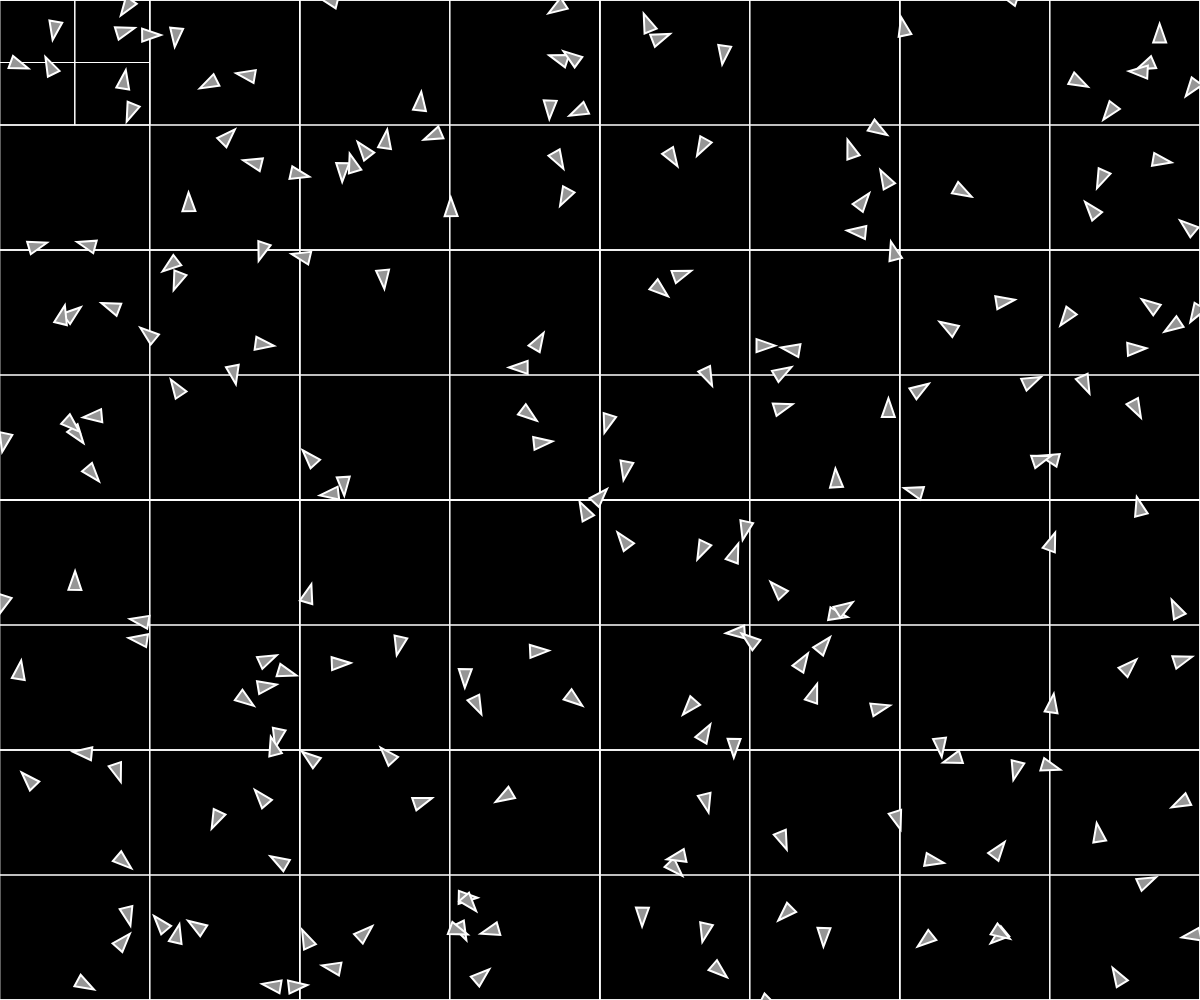
Frame 1 (no input)
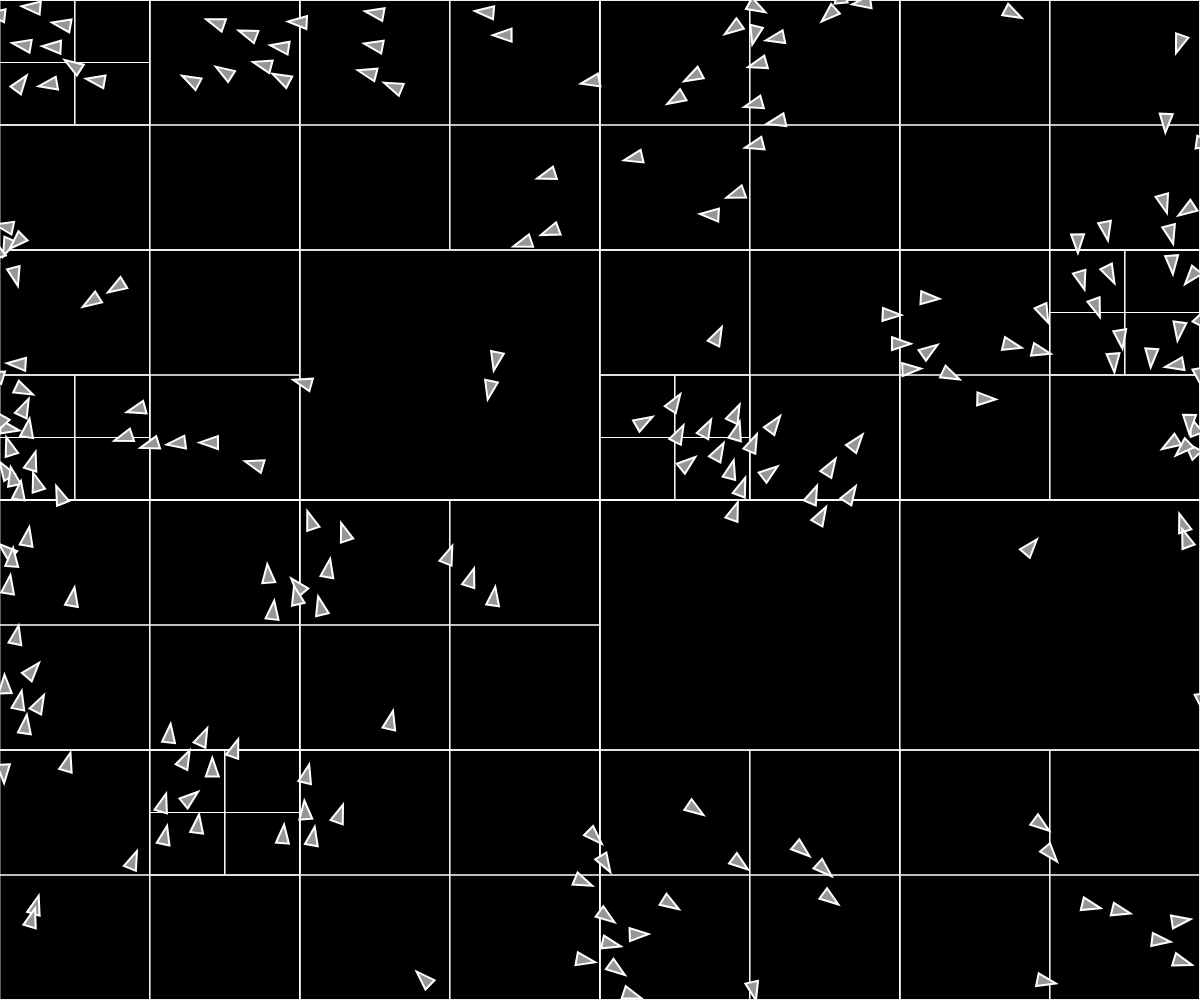
Frame 60 (no input)
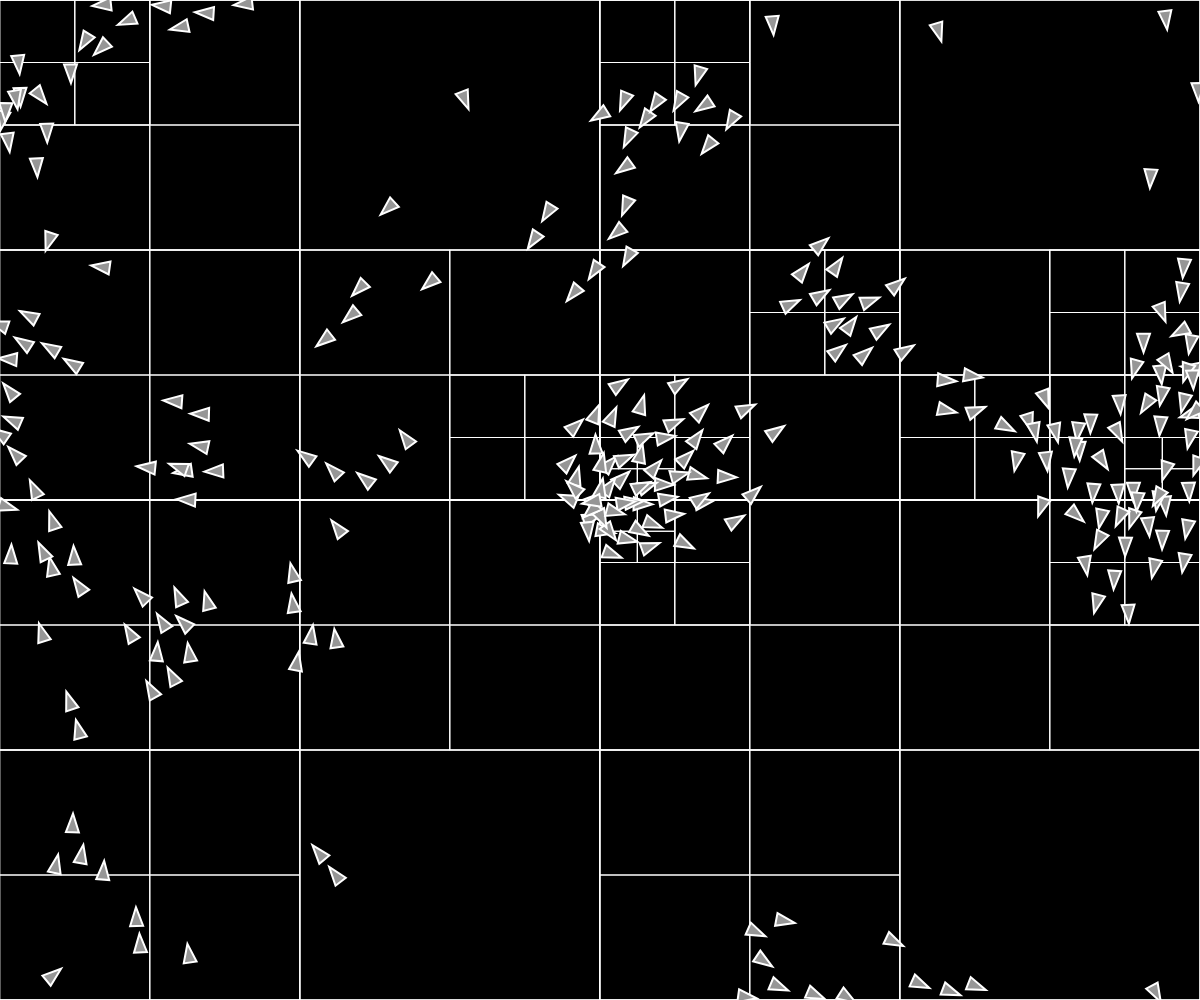
Frame 120 (the mouse pressed at the canvas centre since frame 60)

The p5.js sketch that drew these frames (run headless with seeded random() and noise() and a simulated clock; from frame 60 on, the mouse is pressed at the canvas centre):

// p5.js sketch
// ── sketch.js
const flock = [];

const FLOCK_START_SIZE = 200;
const FLOCK_MAX_SIZE = 1000;

let alignSlider, cohesionSlider, separationSlider;

let quadtree;

function setup() {
    createCanvas(windowWidth, windowHeight);

    alignSlider = createSliderWithLabel("Alignment", 0, 5, 1.5, 0.1);
    cohesionSlider = createSliderWithLabel("Cohesion", 0, 5, 1.5, 0.1);
    separationSlider = createSliderWithLabel("Separation", 0, 5, 2.5, 0.1);

    for (let index = 0; index < FLOCK_START_SIZE; index++)
        flock.push(new Boid({ x: random(width), y: random(height) }));

    quadtree = new QuadTree(new Rectangle(width / 2, height / 2, width / 2, height / 2), 5);
}

function draw() {
    background(0);

    quadtree.clear();
    for (let boid of flock) quadtree.insert(new Point(boid.position.x, boid.position.y, boid));
    quadtree.show();

    for (let boid of flock) {
        boid.edges();
        boid.flock(quadtree);
        boid.update();
        boid.show();
    }

    if (mouseIsPressed && mouseX < width && mouseY < height) {
        flock.push(new Boid({ x: mouseX, y: mouseY }));
        if (flock.length > FLOCK_MAX_SIZE) flock.shift();
        console.log("Size: " + flock.length, "Frame rate: " + frameRate());
    }
}

function windowResized() {
    resizeCanvas(windowWidth, windowHeight);
    quadtree.resize(new Rectangle(width / 2, height / 2, width / 2, height / 2));
}

function createSliderWithLabel(label, start, stop, init, step) {
    const labelDiv = createDiv(label);
    labelDiv.addClass("slider")
    const slider = createSlider(start, stop, init, step);
    slider.parent(labelDiv);
    return slider;
}

// ── boid.js
class Boid {

    constructor(position) {
        this.position =  createVector(position.x, position.y);
        this.velocity = p5.Vector.random2D();
        this.velocity.setMag(random(2, 4));
        this.acceleration = createVector();

        this.alignRadius = 100;
        this.cohesionRadius = 50;
        this.separationRadius = 30;

        this.maxSpeed = 4;
        this.maxForce = 0.2;

        this.size = 15;
    }

    edges() {
        if (this.position.x > width) this.position.x = 0;
        else if (this.position.x < 0) this.position.x = width;

        if (this.position.y > height) this.position.y = 0;
        else if (this.position.y < 0) this.position.y = height;
    }

    align(quadtree) {
        let steering = createVector();
        let flockMates = quadtree.query(new Circle(this.position.x, this.position.y, this.alignRadius))
            .map(point => point.data);

        for (let other of flockMates) {
            if (other === this) continue;
            steering.add(other.velocity);
        }

        if (flockMates.length - 1 > 0) {
            steering.div(flockMates.length - 1);
            steering.setMag(this.maxSpeed);
            steering.sub(this.velocity);
            steering.limit(this.maxForce);
        }
        return steering;
    }

    cohesion(quadtree) {
        let steering = createVector();
        let flockMates = quadtree.query(new Circle(this.position.x, this.position.y, this.cohesionRadius))
            .map(point => point.data);

        for (let other of flockMates) {
            if (other === this) continue;
            steering.add(other.position);
        }

        if (flockMates.length - 1 > 0) {
            steering.div(flockMates.length - 1);
            steering.sub(this.position)
            steering.setMag(this.maxSpeed);
            steering.sub(this.velocity);
            steering.limit(this.maxForce);
        }
        return steering;
    }

    separation(quadtree) {
        let steering = createVector();
        let flockMates = quadtree.query(new Circle(this.position.x, this.position.y, this.separationRadius))
            .map(point => point.data);

        for (let other of flockMates) {
            if (other === this) continue;
            let distance = dist(this.position.x,
                this.position.y,
                other.position.x,
                other.position.y);
            let diff = p5.Vector.sub(this.position, other.position);
            diff.div(distance);
            steering.add(diff);
        }

        if (flockMates.length - 1 > 0) {
            steering.div(flockMates.length - 1);
            steering.setMag(this.maxSpeed);
            steering.sub(this.velocity);
            steering.limit(this.maxForce);
        }
        return steering;
    }

    flock(quadtree) {
        let alignment = this.align(quadtree);
        let cohesion = this.cohesion(quadtree);
        let separation = this.separation(quadtree);

        alignment.mult(alignSlider.value());
        cohesion.mult(cohesionSlider.value());
        separation.mult(separationSlider.value());

        this.acceleration.add(alignment);
        this.acceleration.add(cohesion);
        this.acceleration.add(separation);
    }

    update() {
        this.position.add(this.velocity);
        this.velocity.add(this.acceleration);
        this.velocity.limit(this.maxSpeed);
        this.acceleration.mult(0);
    }

    show(debug = false) {
        const forward = this.velocity.copy();
        forward.setMag(this.size);
        const left = p5.Vector.rotate(forward, 2 * PI / 3);
        left.setMag(this.size / 2);
        const right = p5.Vector.rotate(forward, - 2 * PI / 3);
        right.setMag(this.size / 2);

        strokeWeight(2);
        stroke(255);
        fill(150);
        triangle(this.position.x + forward.x,
            this.position.y + forward.y,
            this.position.x + left.x,
            this.position.y + left.y,
            this.position.x + right.x,
            this.position.y + right.y);

        if (debug) {
            strokeWeight(1);
            stroke(0, 0, 255);
            noFill();
            circle(this.position.x, this.position.y, this.alignRadius);
            stroke(0, 255, 0);
            circle(this.position.x, this.position.y, this.cohesionRadius);
            stroke(255, 0, 0);
            circle(this.position.x, this.position.y, this.separationRadius);
        }
    }
}

// ── quadtree.js
class Point {
    constructor(x, y, data) {
        this.x = x;
        this.y = y;
        this.data = data;
    }
}

class Rectangle {
    constructor(x, y, w, h) {
        this.x = x;
        this.y = y;
        this.w = w;
        this.h = h;
    }

    contains(point) {
        return point.x >= this.x - this.w
            && point.x <= this.x + this.w
            && point.y >= this.y - this.h
            && point.y <= this.y + this.h;
    }

    intersects(range) {
        return !(range.x - range.w > this.x + this.w
            || range.x + range.w < this.x - this.w
            || range.y - range.h > this.y + this.h
            || range.y + range.h < this.y - this.h);
    }
}

class Circle {
    constructor(x, y, r) {
        this.x = x;
        this.y = y;
        this.r = r;
        this.rSquared = this.r * this.r;
    }

    contains(point) {
        let d = Math.pow(point.x - this.x, 2) + Math.pow(point.y - this.y, 2);
        return d <= this.rSquared;
    }

    intersects(range) {
        let xDist = Math.abs(range.x - this.x);
        let yDist = Math.abs(range.y - this.y);

        let edges = Math.pow(xDist - range.w, 2) + Math.pow(yDist - h, 2);

        // no intersection
        if (xDist > this.r + range.w || yDist > this.r + range.h) return false;
        // intersection within the circle
        if (xDist <= range.w || yDist <= range.h) return true;
        // intersection on the edge of the circle
        return edges <= this.rSquared;
    }
}

class QuadTree {
    constructor(boundary, capacity) {
        this.boundary = boundary;
        this.capacity = capacity;
        this.points = [];
        this.divided = false;
    }

    subdivide() {
        let nw = new Rectangle(this.boundary.x - this.boundary.w / 2,
            this.boundary.y + this.boundary.h / 2,
            this.boundary.w / 2, this.boundary.h /2);
        this.northwest = new QuadTree(nw, this.capacity);

        let ne = new Rectangle(this.boundary.x + this.boundary.w / 2,
            this.boundary.y + this.boundary.h / 2,
            this.boundary.w / 2, this.boundary.h /2);
        this.northeast = new QuadTree(ne, this.capacity);

        let sw = new Rectangle(this.boundary.x - this.boundary.w / 2,
            this.boundary.y - this.boundary.h / 2,
            this.boundary.w / 2, this.boundary.h /2);
        this.southwest = new QuadTree(sw, this.capacity);

        let se = new Rectangle(this.boundary.x + this.boundary.w / 2,
            this.boundary.y - this.boundary.h / 2,
            this.boundary.w / 2, this.boundary.h /2);
        this.southeast = new QuadTree(se, this.capacity);

        this.divided = true;
    }

    insert(point) {
        if (!this.boundary.contains(point)) return false;

        if (this.points.length < this.capacity) {
            this.points.push(point);
            return true;
        } else {
            if (!this.divided) this.subdivide();

            if (this.northwest.insert(point)) return true;
            else if (this.northeast.insert(point)) return true;
            else if (this.southwest.insert(point)) return true;
            else if (this.southeast.insert(point)) return true;
        }
    }

    query(range, found) {
        if (!found) found = [];
        if (!this.boundary.intersects(range)) return;
        else {
            for (let p of this.points) {
                if (range.contains(p)) {
                    found.push(p);
                }
            }
            if (this.divided) {
                this.northwest.query(range, found);
                this.northeast.query(range, found);
                this.southwest.query(range, found);
                this.southeast.query(range, found);
            }
        }
        return found;
    }

    resize(boundary) {
        this.boundary = boundary;
    }

    clear() {
        this.points = [];

        this.northwest = null;
        this.northeast = null;
        this.southwest = null;
        this.southeast = null;

        this.divided = false;
    }

    show() {
        stroke(255);
        noFill();
        strokeWeight(1);
        rectMode(CENTER);
        rect(this.boundary.x, this.boundary.y, this.boundary.w * 2, this.boundary.h * 2);
        if (this.divided) {
            this.northwest.show();
            this.northeast.show();
            this.southwest.show();
            this.southeast.show();
        }
    }
}
